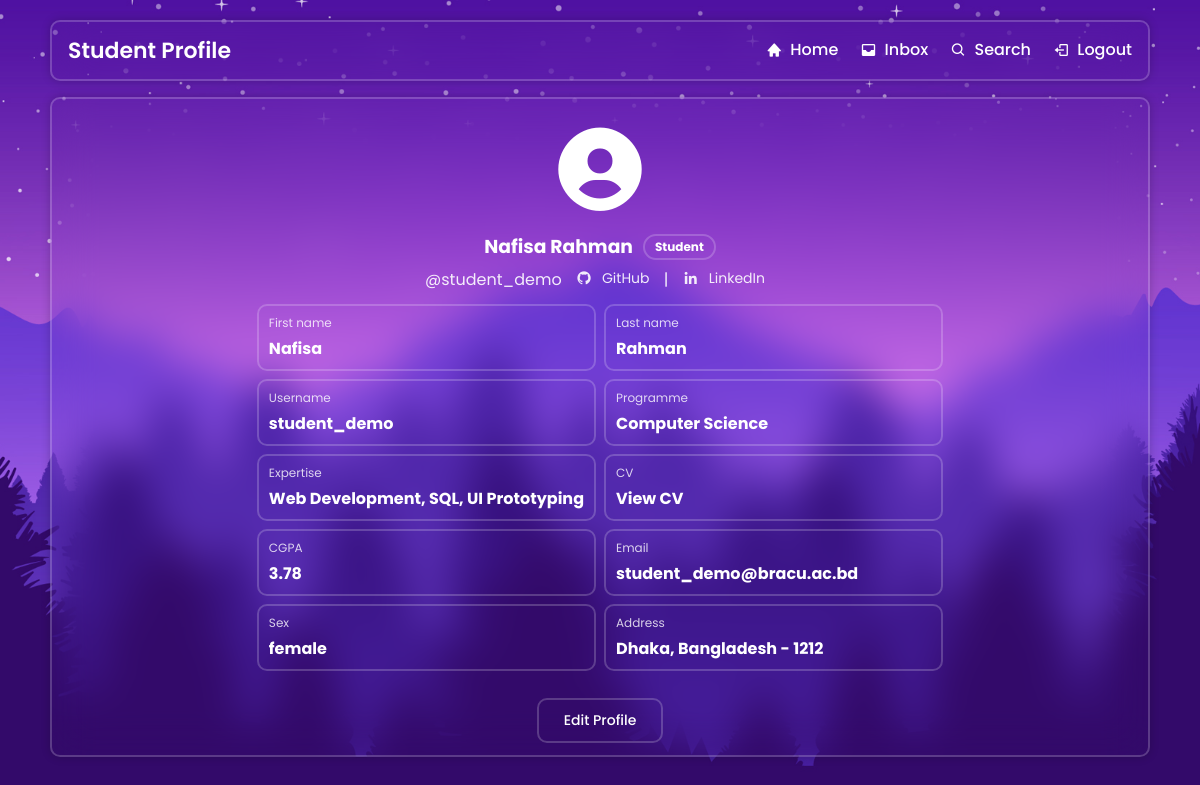
The page /student_profile.php (signed in) on the database its author committed.
### tables this page shows
CREATE TABLE IF NOT EXISTS students (
    user_id INT UNSIGNED NOT NULL,
    programme VARCHAR(255) NOT NULL,
    expertise VARCHAR(255) NOT NULL,
    cv VARCHAR(255) NOT NULL,
    cgpa DECIMAL(4,2) NOT NULL DEFAULT 0.00,
    email VARCHAR(255) NOT NULL,
    github VARCHAR(255) NOT NULL,
    linkedin VARCHAR(255) NOT NULL,
    sex ENUM('male', 'female', 'other') NOT NULL DEFAULT 'other',
    city VARCHAR(100) NOT NULL,
    country VARCHAR(100) NOT NULL,
    zip_code VARCHAR(20) NOT NULL,
    PRIMARY KEY (user_id),
    KEY idx_students_programme (programme),
    CONSTRAINT fk_students_user
        FOREIGN KEY (user_id) REFERENCES users (user_id)
        ON DELETE CASCADE
        ON UPDATE CASCADE
);

CREATE TABLE IF NOT EXISTS users (
    user_id INT UNSIGNED NOT NULL AUTO_INCREMENT,
    first_name VARCHAR(100) NOT NULL,
    last_name VARCHAR(100) NOT NULL,
    username VARCHAR(100) NOT NULL,
    password VARCHAR(255) NOT NULL,
    role ENUM('student', 'alumni', 'admin') NOT NULL,
    PRIMARY KEY (user_id),
    UNIQUE KEY uq_users_username (username),
    KEY idx_users_role (role)
);

### fetch_student.php (called while the page is built, shortened)
<?php
require_once('auth.php');
require_once('DBconnect.php');
$user_id = current_user_id();
$sql = "SELECT users.first_name, users.last_name, users.username, students.programme, students.expertise, students.cv, students.cgpa, students.email, students.github, students.linkedin, students.sex, students.city, students.country, students.zip_code
        FROM users
        JOIN students ON users.user_id = students.user_id
        WHERE users.user_id = ?";
$stmt = $conn->prepare($sql);
$stmt->bind_param("i", $user_id);
$stmt->execute();
$result = $stmt->get_result();
if ($result && mysqli_num_rows($result) > 0) {
    $student_data = mysqli_fetch_assoc($result);
} else {
    echo "No student data found.";
    exit();
}
?>

### auth.php (called while the page is built, shortened)
<?php
function e($value)
{
    return htmlspecialchars((string) ($value ?? ''), ENT_QUOTES, 'UTF-8');
}
function current_user_id()
{
    return $_SESSION['user_id'] ?? null;
}
?>

### student_profile.php (the view, shortened to what this page needs)
<?php
require_once('fetch_student.php');
?>
<!DOCTYPE html>
<html lang="en">
<head>
  <link rel="stylesheet" href="style.css" />
  <link rel="stylesheet" href="student_profile_style.css" />
  <link href="https://unpkg.com/boxicons@2.1.4/css/boxicons.min.css" rel="stylesheet" />
</head>
<body>
  <div class="page">
    <header class="glass hdr">
      <div class="title">Student Profile</div>
      <nav class="links">
        <a href="student_home.php"><i class='bx bxs-home'></i><span>Home</span></a>
        <a href="inbox.php"><i class='bx bxs-inbox'></i><span>Inbox</span></a>
        <a href="student_search.php"><i class='bx bx-search'></i><span>Search</span></a>
        <a href="logout.php"><i class='bx bx-log-out'></i><span>Logout</span></a>
      </nav>
    </header>
    <section class="dash">
      <section class="glass card profile">
        <div class="profile-content">
          <div class="avatar"><i class='bx bxs-user-circle'></i></div>
          <div class="info">
            <h3 class="name"><?php echo e($student_data['first_name'] . ' ' . $student_data['last_name']); ?> <span class="role-pill">Student</span></h3>
            <p class="handle">
              @<?php echo e($student_data['username']); ?>
              <a href="<?php echo e($student_data['github']); ?>" target="_blank"><i class='bx bxl-github'></i> GitHub</a> |
              <a href="<?php echo e($student_data['linkedin']); ?>" target="_blank"><i class='bx bxl-linkedin'></i> LinkedIn</a>
            </p>
            <div class="grid-info">
              <div class="row"><span>First name</span><strong><?php echo e($student_data['first_name']); ?></strong></div>
              <div class="row"><span>Last name</span><strong><?php echo e($student_data['last_name']); ?></strong></div>
              <div class="row"><span>Username</span><strong><?php echo e($student_data['username']); ?></strong></div>
              <div class="row"><span>Programme</span><strong><?php echo e($student_data['programme']); ?></strong></div>
              <div class="row"><span>Expertise</span><strong><?php echo e($student_data['expertise']); ?></strong></div>
              <div class="row"><span>CV</span><strong><a href="<?php echo e($student_data['cv']); ?>" target="_blank">View CV</a></strong></div>
              <div class="row"><span>CGPA</span><strong><?php echo e($student_data['cgpa']); ?></strong></div>
              <div class="row"><span>Email</span><strong><?php echo e($student_data['email']); ?></strong></div>
              <div class="row"><span>Sex</span><strong><?php echo e($student_data['sex']); ?></strong></div>
              <div class="row"><span>Address</span><strong><?php echo e($student_data['city'] . ', ' . $student_data['country'] . ' - ' . $student_data['zip_code']); ?></strong></div>
            </div>
          </div>
        </div>
        <div class="edit-btn-container">
          <a href="edit_student_profile.php" class="btn edit-btn">Edit Profile</a>
        </div>
      </section>
    </section>
  </div>
</body>
</html>

### style.css (style rules this page uses)
* { margin: 0; padding: 0; box-sizing: border-box; font-family: "Poppins", sans-serif; }
body { display: flex; justify-content: center; align-items: center; min-height: 100vh; background: url('img.jpg') no-repeat; background-size: cover; background-position: center; }

### student_profile_style.css (style rules this page uses)
body { display: block !important; justify-content: initial !important; align-items: initial !important; min-height: 100vh; }
.glass { background: transparent; border: 2px solid rgba(255, 255, 255, .2); backdrop-filter: blur(20px); box-shadow: 0 0 10px rgba(0, 0, 0, .2); color: #fff; border-radius: 10px; }
.page { width: min(1100px, 92%); margin: 20px auto; }
.hdr { display: flex; justify-content: space-between; align-items: center; padding: 12px 16px; }
.hdr .title { font-size: 22px; font-weight: 600; }
.hdr .links a { color: #fff; text-decoration: none; margin-left: 18px; display: inline-flex; align-items: center; gap: 8px; font-weight: 500; }
.dash { margin-top: 16px; display: flex; justify-content: center; align-items: flex-start; gap: 20px; min-height: calc(100vh - 140px); flex-direction: column; }
.card { padding: 15px; width: 100%; }
.profile { display: flex; flex-direction: column; align-items: center; gap: 12px; max-height: calc(100vh - 140px); overflow-y: auto; padding: 20px; box-sizing: border-box; position: relative; width: 100%; }
.profile-content { display: flex; flex-direction: column; align-items: center; gap: 12px; text-align: center; }
.avatar i { font-size: 100px; }
.info { width: 100%; }
.name { margin: 0 0 6px; display: flex; align-items: center; justify-content: center; gap: 10px; }
.role-pill { border: 2px solid rgba(255, 255, 255, .2); border-radius: 999px; padding: 2px 10px; font-size: 12px; }
.handle { margin: 0 0 12px; opacity: .9; }
.grid-info { width: 100%; display: grid; grid-template-columns: repeat(2, minmax(150px, 1fr)); gap: 8px; text-align: left; }
.grid-info .row { border: 2px solid rgba(255, 255, 255, .2); border-radius: 10px; padding: 8px 10px; }
.grid-info .row span { display: block; font-size: 12px; opacity: .8; margin-bottom: 4px; }
.grid-info .row strong { font-size: 16px; }
.handle a { color: #fff; text-decoration: none; font-size: 14px; margin: 0 10px; display: inline-flex; align-items: center; gap: 5px; }
.handle i { font-size: 16px; margin-right: 5px; }
.edit-btn-container { width: 100%; display: flex; justify-content: center; margin-top: 15px; }
.edit-btn { padding: 10px 25px !important; background: transparent !important; color: #fff !important; border: 2px solid rgba(255, 255, 255, .2) !important; border-radius: 10px !important; font-size: 14px !important; font-weight: 500 !important; text-decoration: none !important; cursor: pointer !important; transition: all 0.3s ease !important; }
.grid-info .row strong a { color: #fff !important; text-decoration: none !important; }

### rows shown on the page
students: user_id.last_name "Nafisa Rahman", user_id.username "student_demo", user_id.first_name "Nafisa", user_id.last_name "Rahman", programme "Computer Science", expertise "Web Development, SQL, UI Prototyping", cgpa "3.78", email "student_demo@bracu.ac.bd", sex "female", city+country+zip_code "Dhaka, Bangladesh - 1212"
